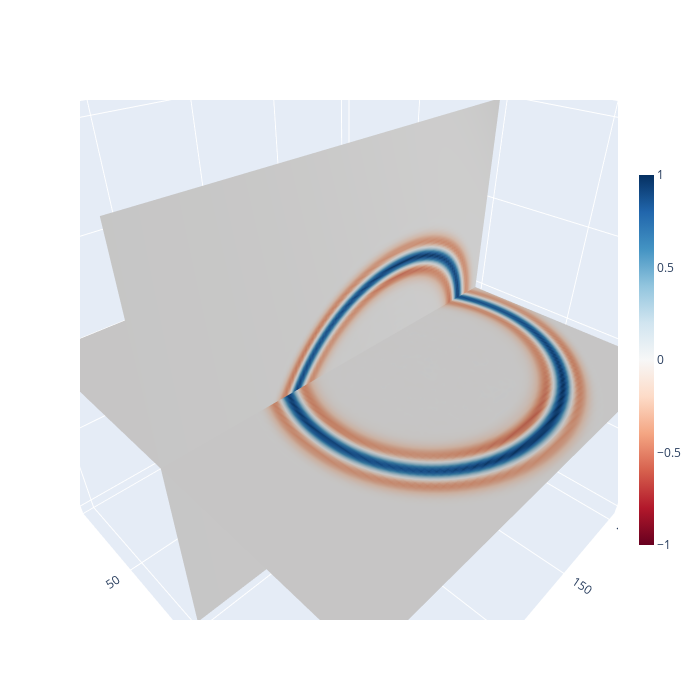

The code cell stored with this chart in its notebook:
### Code cell
fig1 = go.Figure(data=[slice_z, slice_y])
fig1.update_layout(
    # title_text='Snaps at t=122.82 msec',
    # scene_camera_eye=dict(x=1.87, y=0.88, z=-1.64),
    # title_x=0.5,
    width=700,
    height=700,
    scene = dict(
    xaxis = dict(nticks=6, range=[0,200],),
                 yaxis = dict(nticks=6, range=[0,200],),
                 zaxis = dict(nticks=6, range=[0,200],),
                 xaxis_autorange='reversed',
                 zaxis_autorange='reversed'),
    coloraxis=dict(colorscale='rdbu',
                   colorbar_thickness=15,
                   colorbar_len=0.75,
                   **colorax(vmin, vmax)))                 
fig1.show()

### Figure 1 — Plotly figure (JSON) as saved in the notebook; plotly's stock layout.template omitted (floating-point values rounded to 4 significant figures; data arrays with more than 128 entries replaced by an {"elided": "..."} marker saying what was removed)
{"data": [{"coloraxis": "coloraxis", "surfacecolor": {"elided": "121x121 float values"}, "type": "surface", "x": {"elided": "101x101 int values"}, "y": {"elided": "101x101 int values"}, "z": {"elided": "101x101 int values"}}, {"coloraxis": "coloraxis", "surfacecolor": {"elided": "121x121 float values"}, "type": "surface", "x": {"elided": "101x101 int values"}, "y": {"elided": "101x101 int values"}, "z": {"elided": "101x101 int values"}}], "layout": {"coloraxis": {"cmax": 1, "cmin": -1, "colorbar": {"len": 0.75, "thickness": 15}, "colorscale": [[0, "rgb(103,0,31)"], [0.1, "rgb(178,24,43)"], [0.2, "rgb(214,96,77)"], [0.3, "rgb(244,165,130)"], [0.4, "rgb(253,219,199)"], [0.5, "rgb(247,247,247)"], [0.6, "rgb(209,229,240)"], [0.7, "rgb(146,197,222)"], [0.8, "rgb(67,147,195)"], [0.9, "rgb(33,102,172)"], [1, "rgb(5,48,97)"]]}, "height": 700, "scene": {"aspectmode": "auto", "aspectratio": {"x": 1.0, "y": 1.0, "z": 1.0}, "camera": {"center": {"x": 0, "y": 0, "z": 0}, "eye": {"x": 0.7976, "y": 0.7976, "z": 0.7976}, "projection": {"type": "perspective"}, "up": {"x": 0, "y": 0, "z": 1}}, "xaxis": {"autorange": "reversed", "nticks": 6, "range": [0, 200], "type": "linear"}, "yaxis": {"nticks": 6, "range": [0, 200], "type": "linear"}, "zaxis": {"autorange": "reversed", "nticks": 6, "range": [0, 200], "type": "linear"}}, "width": 700}}
